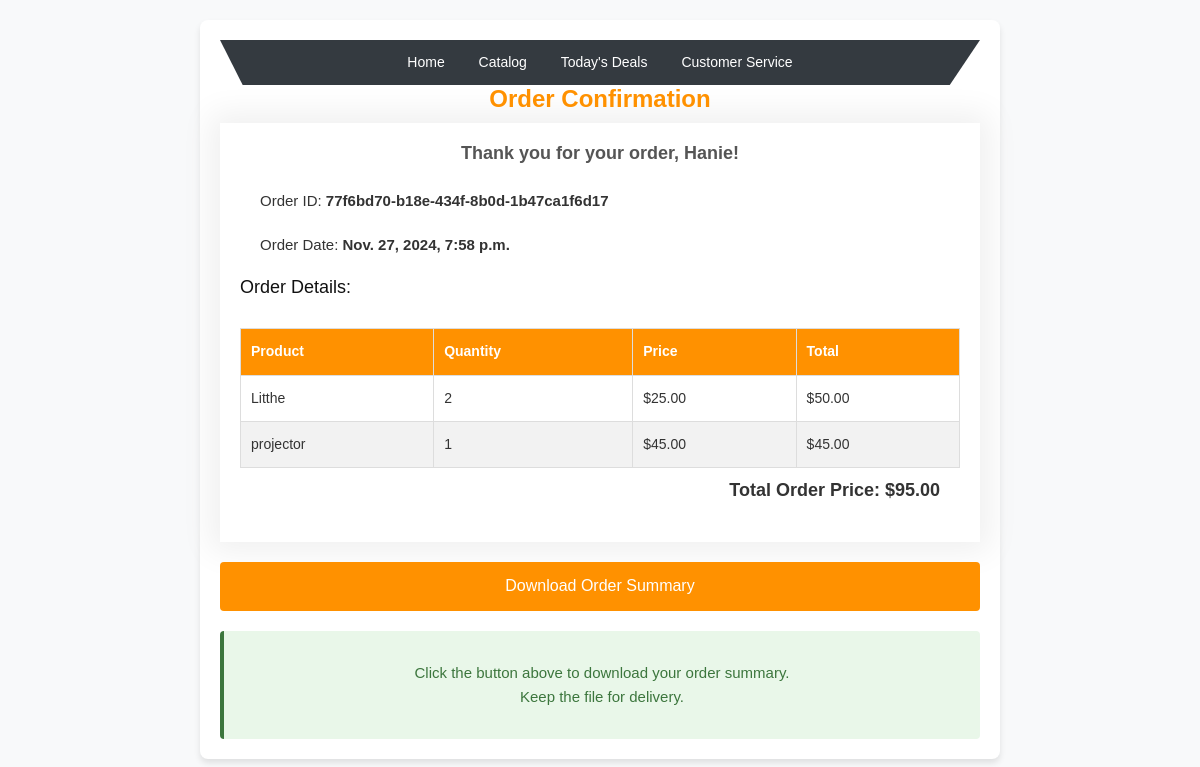
/order/confirmation/47/, run on the app's committed database.
### shop/models.py (models this page shows, shortened)
class Order(models.Model):
    user = models.ForeignKey(settings.AUTH_USER_MODEL, on_delete=models.CASCADE)  # Client
    total_price = models.DecimalField(max_digits=10, decimal_places=2,default=0.00)  # Prix total
    order_date = models.DateTimeField(auto_now_add=True)  # Date de commande
    order_code = models.CharField(max_length=50, unique=True, editable=False, default=uuid.uuid4)

class CustomUser(AbstractUser):
    address = models.CharField(max_length=255, blank=True, null=True)
    phone = models.PositiveIntegerField(blank=True, null=True)

class OrderItem(models.Model):
    order = models.ForeignKey(Order, related_name="order_items", on_delete=models.CASCADE)
    product = models.ForeignKey(Product, on_delete=models.CASCADE)
    quantity = models.PositiveIntegerField(default=1)
    total_price = models.DecimalField(max_digits=10, decimal_places=2)
    livre = models.BooleanField(default=False)
    disponible = models.BooleanField(default=False)
    order_date = models.DateTimeField( default=timezone.now)  # Date de commande

class Product(models.Model):
    category = models.CharField(max_length=100, default='Vetements')
    name = models.CharField(max_length=100)
    price = models.DecimalField(max_digits=10, decimal_places=2)
    image = models.ImageField(upload_to='products/')
    description = models.TextField(blank=True)

### shop/views.py (the view)
# urls.py: path('order/confirmation/<int:order_id>/', views.order_confirmation, name='order_confirmation'),
def order_confirmation(request, order_id):
    order = get_object_or_404(Order,id=order_id)
    order_items = order.order_items.all()
    total_order_price = sum(item.total_price for item in order_items)
    return render(request, 'shop/order_confirmation.html', {'order': order,'order_items': order_items,'total_order_price': total_order_price,})

### shop/templates/shop/order_confirmation.html (shortened to what this page needs)
{% load static %}
<!DOCTYPE html>
<html lang="en">
<head>
    <link rel="stylesheet" href="{% static 'shop/css/style.css' %}">
</head>
<body>
    <div class="container">
        <div class="header_section_top">
            <ul>
                <li><a href="{% url 'home' %}">Home</a></li>
                <li><a href="{% url 'product_list' %}">Catalog</a></li>
                <li><a href="#">Today's Deals</a></li>
                <li><a href="#">Customer Service</a></li>
            </ul>
        </div>
        <h1 class="fashion_taital">Order Confirmation</h1>
        <div class="box_main">
            <h4 class="shirt_text">Thank you for your order, {{ order.user.username }}!</h4>
            <p>Order ID: <strong>{{ order.order_code }}</strong></p>
            <p>Order Date: <strong>{{ order.order_date }}</strong></p>
            <h3>Order Details:</h3>
            <table>
                <thead>
                    <tr>
                        <th>Product</th>
                        <th>Quantity</th>
                        <th>Price</th>
                        <th>Total</th>
                    </tr>
                </thead>
                <tbody>
                    {% for item in order.order_items.all %}
                    <tr>
                        <td>{{ item.product.name }}</td>
                        <td>{{ item.quantity }}</td>
                        <td>${{ item.product.price }}</td>
                        <td>${{ item.total_price }}</td>
                    </tr>
                    {% endfor %}
                </tbody>
            </table>
            <p style="text-align: right; font-size: 18px; margin-top: 10px;">
                <strong>Total Order Price: ${{ total_order_price }}</strong>
            </p>
        </div>
        <div class="btn_main">
            <a href="{% url 'download_order_pdf' order.id %}" class="buy_bt">Download Order Summary</a>
        </div>
        <div class="alert">
            <p>Click the button above to download your order summary. <br>
                Keep the file for delivery.</p>
        </div>
    </div>
</body>
</html>

### shop/static/shop/css/style.css (style rules this page uses)
* { box-sizing: border-box !important; transition: ease all 0.5s; }
html { scroll-behavior: smooth; overflow-x: hidden; }
body { color: #666666; font-size: 14px; line-height: 1.80857; font-weight: normal; overflow-x: hidden; font-family: 'Poppins', sans-serif; }
a { color: #1f1f1f; text-decoration: none !important; outline: none !important; -webkit-transition: all .3s ease-in-out; -moz-transition: all .3s ease-in-out; -ms-transition: all .3s ease-in-out; -o-transition: all .3s ease-in-out; transition: all .3s ease-in-out; }
h1, h2, h3, h4, h5, h6 { letter-spacing: 0; font-weight: normal; position: relative; padding: 0 0 10px 0; font-weight: normal; line-height: normal; color: #111111; margin: 0 }
h1 { font-size: 24px }
h3 { font-size: 18px }
h4 { font-size: 16px }
*, *::after, *::before { -webkit-box-sizing: border-box; -moz-box-sizing: border-box; box-sizing: border-box; }
ul, li, ol { margin: 0px; padding: 0px; list-style: none; }
p { margin: 20px; font-weight: 300; font-size: 15px; line-height: 24px; }
a { color: #222222; text-decoration: none; outline: none !important; }
a, .btn { text-decoration: none !important; outline: none !important; -webkit-transition: all .3s ease-in-out; -moz-transition: all .3s ease-in-out; -ms-transition: all .3s ease-in-out; -o-transition: all .3s ease-in-out; transition: all .3s ease-in-out; }
.header_section_top { width: 100%; float: left; background-color: #2b2a29; clip-path: polygon(0 0, 100% 0, 96% 100%, 3% 100%); height: auto; padding: 10px 0px; }
.fashion_taital { width: 100%; font-size: 40px; color: #30302e; text-align: center; font-weight: bold; }
.box_main { width: 100%; background-color: #ffffff; height: auto; padding: 20px; box-shadow: 0px 0 30px 10px #f0f0f0; margin-bottom: 20px; }
.shirt_text { width: 100%; font-size: 20px; color: #30302e; text-align: center; font-weight: bold; padding-bottom: 5px; }
.btn_main { width: 100%; display: flex; }
.buy_bt { float: left; width: 100%; }

### shop/templates/shop/order_confirmation.html (style rules this page uses)
body { font-family: Arial, sans-serif; background-color: #f8f9fa; color: #333; margin: 0; padding: 0; }
.container { max-width: 800px; margin: 20px auto; background: #fff; border-radius: 8px; box-shadow: 0 4px 6px rgba(0, 0, 0, 0.1); padding: 20px; }
.header_section_top { background-color: #343a40; padding: 10px; text-align: center; }
.header_section_top ul { list-style: none; margin: 0; padding: 0; }
.header_section_top ul li { display: inline; margin: 0 15px; }
.header_section_top ul li a { color: #fff; text-decoration: none; font-size: 14px; }
h1.fashion_taital { text-align: center; color: #ff9100; font-size: 24px; margin-top: 20px; }
.box_main { padding: 20px; }
.shirt_text { font-size: 18px; color: #555; }
table { width: 100%; border-collapse: collapse; margin-top: 20px; }
table th, table td { border: 1px solid #ddd; padding: 10px; text-align: left; }
table th { background-color:#ff9100; color: white; }
table tr:nth-child(even) { background-color: #f2f2f2; }
.btn_main { text-align: center; margin-top: 20px; }
.buy_bt { background-color:#ff9100; color: white; padding: 10px 20px; text-decoration: none; border-radius: 4px; font-size: 16px; transition: background-color 0.3s ease; }
.alert { margin-top: 20px; background-color: #e9f7e9; color: #3c763d; border-left: 4px solid #3c763d; padding: 10px 15px; border-radius: 4px; text-align: center; }

### data on the page
Order: user.username "Hanie", order_code "77f6bd70-b18e-434f-8b0d-1b47ca1f6d17", order_date "Nov. 27, 2024, 7:58 p.m."
OrderItem: product.name "Litthe", quantity "2", product.price "25.00", total_price "50.00"
OrderItem: product.name "projector", quantity "1", product.price "45.00", total_price "45.00"

### other printed values
{{ total_order_price }} "95.00"
